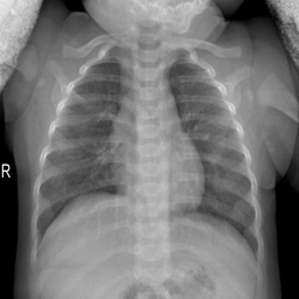
#> input picture covid_and_non_xray_400_100/dataset_split/test/Normal/Normal-405.png, 299 x 299 px, given as the content of the folder kspaces/Covid-detection-FL/dataset_split/client1/train/COVID, which was not available
$ python preprocessing.py
#> lines starting #> are read from the running program, lines starting #| are printed output that depends on the picture; pictures that were not available may be replaced by others from this repository, and a replacement may not be noted
import cv2
import os
import numpy as np
import shutil

# Define the input and output directories
input_dir = '/workspaces/Covid-detection-FL/covid_and_non_xray_400_100/dataset_split/test/Normal'
output_dir = '/workspaces/Covid-detection-FL/after_preprocessing'


def do_it(input_dir,output_dir):
    # Define the size for resizing the images
    img_size = 224

    # Loop through each image in the input directory
    for filename in os.listdir(input_dir):
        # Read the image
        img = cv2.imread(os.path.join(input_dir, filename))
#> img is the input picture: shape (299, 299, 3); min 0, max 251, mean 116.5

        # Resize the image to img_size x img_size
        img_resized = cv2.resize(img, (img_size, img_size))

        # Normalize the pixel intensity values to a range of 0-1
        img_normalized = img_resized / 255.0

        # Apply image augmentation techniques such as flip and rotation
        img_flipped = cv2.flip(img_normalized, 1)
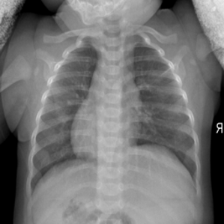
#> img_flipped: shape (224, 224, 3) float64; min 0, max 0.91, mean 0.456
        img_rotated = cv2.rotate(img_normalized, cv2.ROTATE_90_CLOCKWISE)
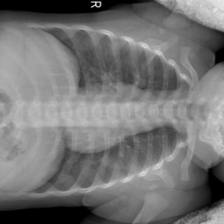
#> img_rotated: shape (224, 224, 3) float64; min 0, max 0.91, mean 0.456

        # Apply image filtering techniques to remove noise
        img_blurred = cv2.GaussianBlur(img_normalized, (3, 3), 0)

        # [11 lines of commented-out code are left out]
        cv2.imwrite(os.path.join(output_dir, 'resized_' + filename), img_resized)
        cv2.imwrite(os.path.join(output_dir, 'normalized_' + filename), img_normalized * 255.0)
        cv2.imwrite(os.path.join(output_dir, 'flipped_' + filename), img_flipped * 255.0)
        cv2.imwrite(os.path.join(output_dir, 'rotated_' + filename), img_rotated * 255.0)
        cv2.imwrite(os.path.join(output_dir, 'blurred_' + filename), img_blurred * 255.0)
#> pass 2 of the loop in do_it, `for filename in os.listdir(input_dir):`:
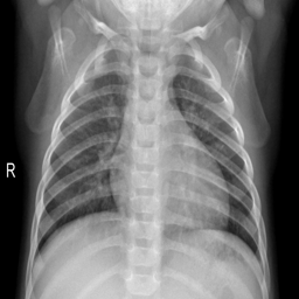
#> input picture covid_and_non_xray_400_100/dataset_split/test/Normal/Normal-407.png, 299 x 299 px, found by its file name
#> in do_it, img is the input picture: shape (299, 299, 3); min 0, max 242, mean 115.6
#> in do_it (call 2), `img_flipped = cv2.flip(img_normalized, 1)`:
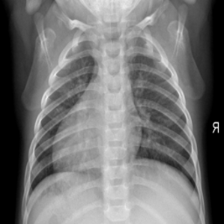
#> img_flipped: shape (224, 224, 3) float64; min 0, max 0.922, mean 0.453
#> in do_it (call 2), `img_rotated = cv2.rotate(img_normalized, cv2.ROTATE_90_CLOCKWISE)`:
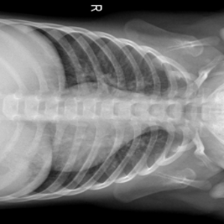
#> img_rotated: shape (224, 224, 3) float64; min 0, max 0.922, mean 0.453
#> pass 3 of the loop in do_it, `for filename in os.listdir(input_dir):`:
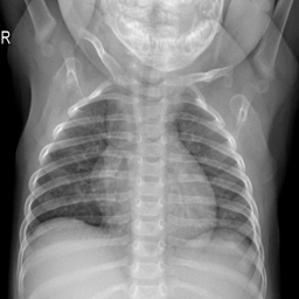
#> input picture covid_and_non_xray_400_100/dataset_split/test/Normal/Normal-412.png, 299 x 299 px, found by its file name
#> in do_it, img is the input picture: shape (299, 299, 3); min 0, max 244, mean 128.7
#> in do_it (call 2), `img_flipped = cv2.flip(img_normalized, 1)`:
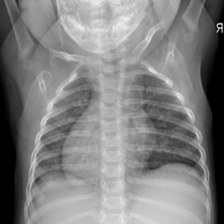
#> img_flipped: shape (224, 224, 3) float64; min 0, max 0.949, mean 0.504
#> in do_it (call 2), `img_rotated = cv2.rotate(img_normalized, cv2.ROTATE_90_CLOCKWISE)`:
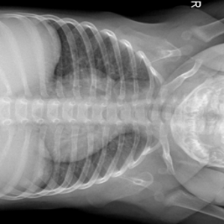
#> img_rotated: shape (224, 224, 3) float64; min 0, max 0.949, mean 0.504
#> the loop made 4 passes; the first 3 are shown
#> pass 2 of the loop in do_it, `for filename in os.listdir(input_dir):`:
#> pass 3 of the loop in do_it, `for filename in os.listdir(input_dir):`:
#> the loop made 4 passes; the first 3 are shown
        # cv2.imwrite(os.path.join(output_dir, 'segmented_' + filename), img_segmented * 255.0)


def copy_directory(src_dir, dest_dir):
    try:
        shutil.copytree(src_dir, dest_dir)
        print(f"Directory copied from {src_dir} to {dest_dir}")
    except Exception as e:
        print(f"Error while copying directory from {src_dir} to {dest_dir}: {e}")


def create_folder(directory, folder_name):
    """
    Creates a new folder with the given name within the specified directory.

    Args:
    - directory (str): The path to the directory where the new folder should be created.
    - folder_name (str): The name of the new folder.

    Returns:
    - None
    """
    # Use os.path.join() to join the directory path and folder name
    new_folder_path = os.path.join(directory, folder_name)

    # Use os.makedirs() to create the new folder
    try:
        os.makedirs(new_folder_path)
        print(f"Folder '{folder_name}' created successfully in '{directory}'")
    except FileExistsError:
        print(f"Folder '{folder_name}' already exists in '{directory}'")
    except Exception as e:
        print(f"Error while creating folder '{folder_name}' in '{directory}': {e}")


create_folder('/workspaces/Covid-detection-FL/after_preprocessing/dataset_split/client1','train/COVID')
create_folder('/workspaces/Covid-detection-FL/after_preprocessing/dataset_split/client1','train/Normal')
do_it('/workspaces/Covid-detection-FL/dataset_split/client1/train/COVID','/workspaces/Covid-detection-FL/after_preprocessing/dataset_split/client1/train/COVID')
do_it('/workspaces/Covid-detection-FL/dataset_split/client1/train/Normal','/workspaces/Covid-detection-FL/after_preprocessing/dataset_split/client1/train/Normal')


create_folder('/workspaces/Covid-detection-FL/after_preprocessing/dataset_split/client2','train/COVID')
create_folder('/workspaces/Covid-detection-FL/after_preprocessing/dataset_split/client2','train/Normal')
do_it('/workspaces/Covid-detection-FL/dataset_split/client2/train/COVID','/workspaces/Covid-detection-FL/after_preprocessing/dataset_split/client2/train/COVID')
do_it('/workspaces/Covid-detection-FL/dataset_split/client2/train/Normal','/workspaces/Covid-detection-FL/after_preprocessing/dataset_split/client2/train/Normal')

copy_directory('/workspaces/Covid-detection-FL/dataset_split/client2/test/COVID','/workspaces/Covid-detection-FL/after_preprocessing/dataset_split/client2/test/COVID')
copy_directory('/workspaces/Covid-detection-FL/dataset_split/client1/test/COVID','/workspaces/Covid-detection-FL/after_preprocessing/dataset_split/client1/test/COVID')
copy_directory('/workspaces/Covid-detection-FL/dataset_split/client2/test/Normal','/workspaces/Covid-detection-FL/after_preprocessing/dataset_split/client2/test/Normal')
copy_directory('/workspaces/Covid-detection-FL/dataset_split/client1/test/Normal','/workspaces/Covid-detection-FL/after_preprocessing/dataset_split/client1/test/Normal')
